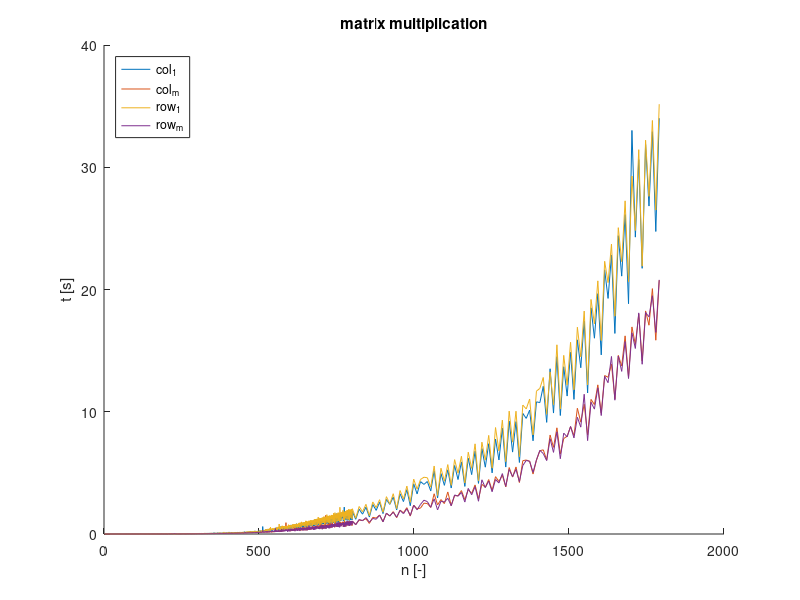

Write MATLAB code to recreate this figure.
clear;clc;close all;

fid=fopen('matrix_col_1.txt');
data=textscan(fid,'%d %f');
fclose(fid);
x=data{1};
matrixcol1_y=data{2};

fid=fopen('matrix_col_max.txt');
data=textscan(fid,'%d %f')
fclose(fid);
matrixcolmax_y=data{2};

fid=fopen('matrix_row_1.txt');
data=textscan(fid,'%d %f')
fclose(fid);
matrixrow1_y=data{2};

fid=fopen('matrix_row_max.txt');
data=textscan(fid,'%d %f')
fclose(fid);
matrixrowmax_y=data{2};



figure;
title('matrix multiplication');
xlabel('n [-]');
ylabel('t [s]');
hold on;
plot(x,matrixcol1_y);
plot(x,matrixcolmax_y);
plot(x,matrixrow1_y);
plot(x,matrixrowmax_y);
legend('col_1','col_m','row_1','row_m','Location','northwest');
hold off;